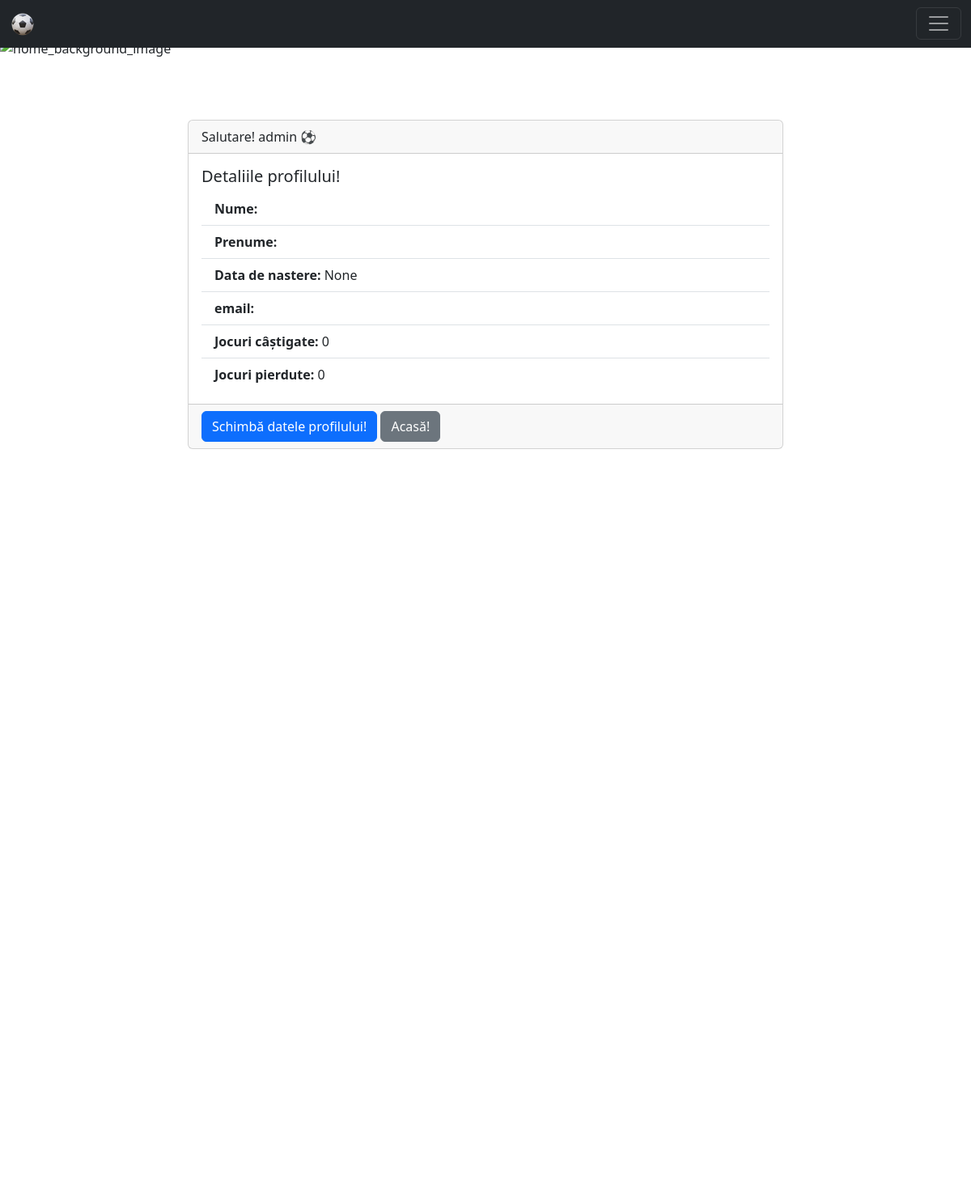
The app's page /view-user/1, older data.
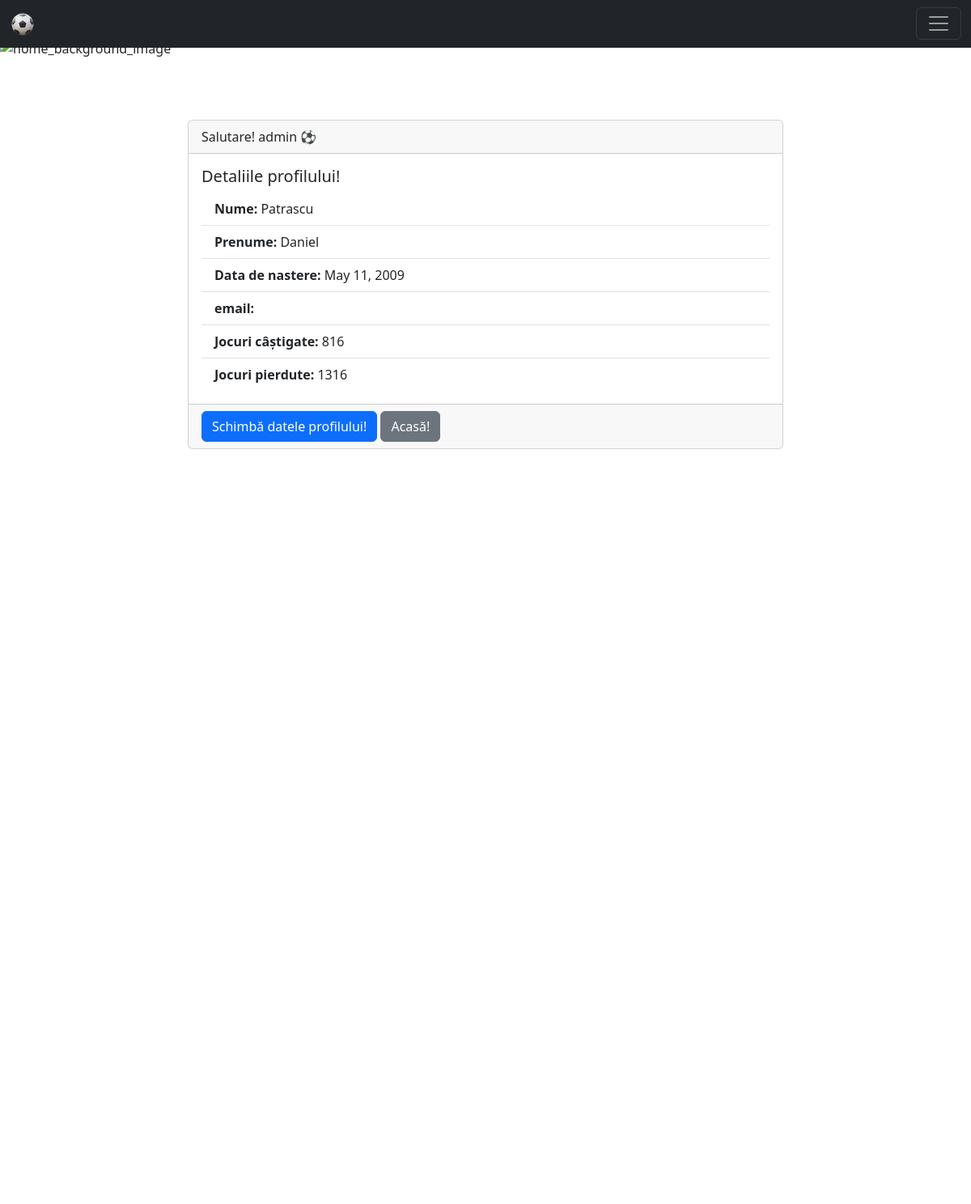
The same page, newer data.
### home/models.py (models this page shows, shortened)
class CustomUserModel(AbstractUser):
    gender_options = (
        ('male', 'Masculin'),
        ('female', 'Feminin'),
        ('other', 'As prefera sa nu raspund'),
    )
    gender = models.CharField(max_length=6, choices=gender_options, null=True)
    birth_day = models.DateField(null=True)
    wins = models.PositiveIntegerField(default=0)
    losses = models.PositiveIntegerField(default=0)

### home/views.py (the view)
# urls.py: path('view-user/<int:pk>', views.UserDetailView.as_view(), name='detail_user'),
class UserDetailView(DetailView):
    template_name = 'registration/user/detail_user.html'
    model = CustomUserModel
    context_object_name = 'user_profile'

### templates/registration/user/detail_user.html
{% extends 'base.html' %}
{% load static %}
{% block content %}
    {% include 'navbar.html' %}
    <div class="container mt-5" style="padding-top: 100px">
        <div class="row">
            <div class="col-md-8 offset-md-2">
                <div class="card">
                    <div class="card-header">
                        Salutare! {{ user_profile.username }} ⚽
                    </div>
                    <div class="card-body">
                        <h5 class="card-title">Detaliile profilului!</h5>
                        <ul class="list-group list-group-flush">
                            <li class="list-group-item"><strong>Nume:</strong> {{ user_profile.first_name }}</li>
                            <li class="list-group-item"><strong>Prenume:</strong> {{ user_profile.last_name }}</li>
                            <li class="list-group-item"><strong>Data de nastere:</strong> {{ user_profile.birth_day }}
                            </li>
                            <li class="list-group-item"><strong>email:</strong> {{ user_profile.email }}</li>
                            <li class="list-group-item"><strong>Jocuri câștigate:</strong> {{ user_profile.wins }}</li>
                            <li class="list-group-item"><strong>Jocuri pierdute:</strong> {{ user_profile.losses }}</li>
                        </ul>
                    </div>
                    <div class="card-footer">
                        <a href="{% url 'update_user' user.id %}" class="btn btn-primary">Schimbă datele profilului!</a>
                        <a href="{% url 'home_page' %}" class="btn btn-secondary">Acasă! </a>
                    </div>
                </div>
            </div>
        </div>
    </div>
{% endblock %}

Row changes from the older to the newer data that the page shows:
changed CustomUserModel "admin": first_name (not shown) → "Patrascu"; last_name (not shown) → "Daniel"; birth_day "None" → "May 11, 2009"; wins "0" → "816"; losses "0" → "1316"
